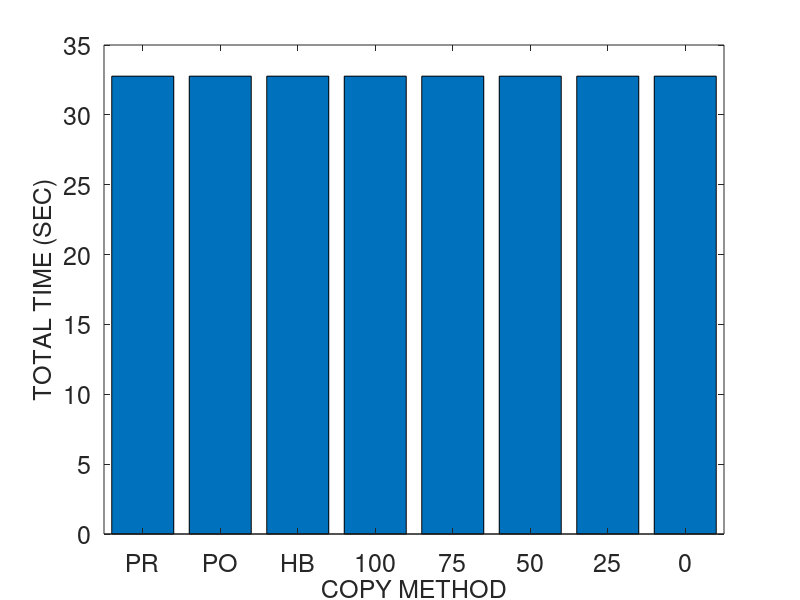
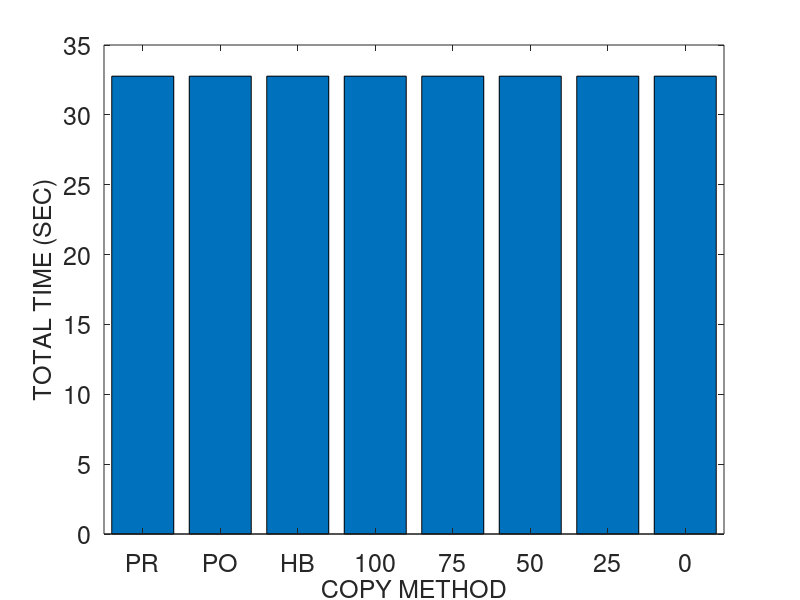
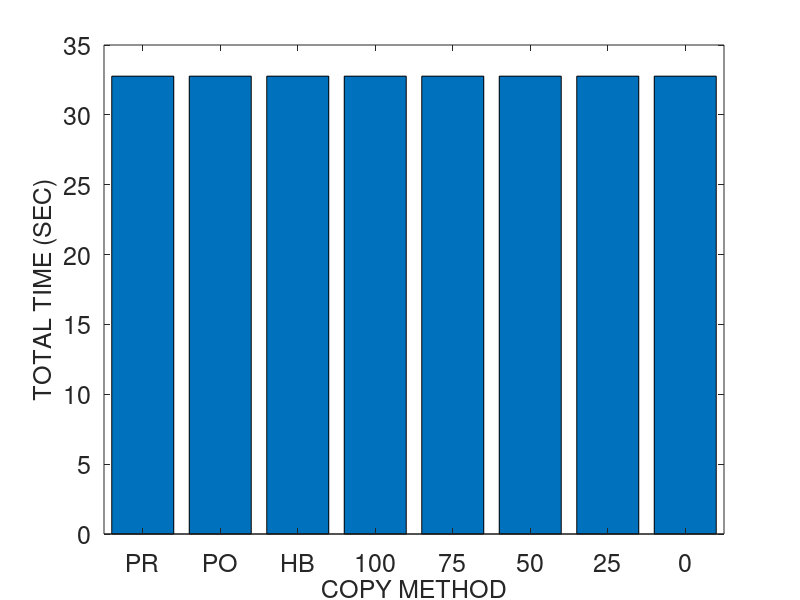
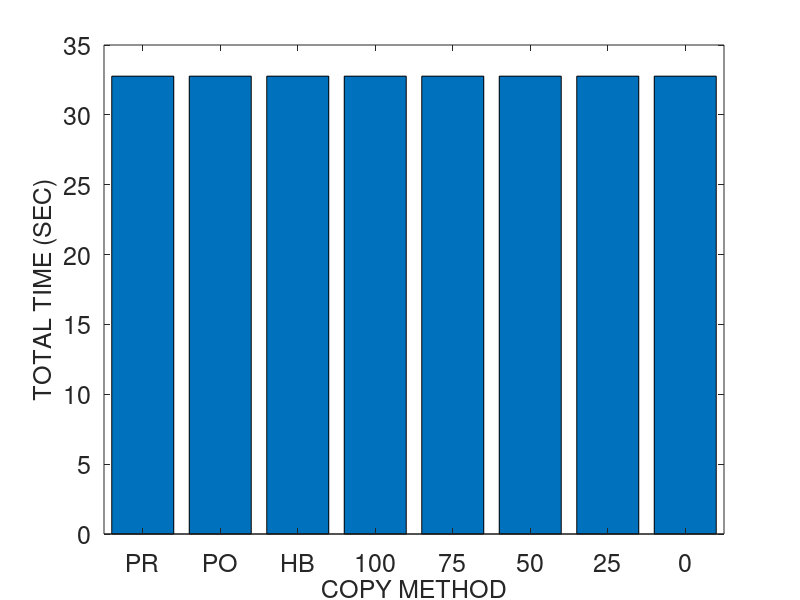

MATLAB code for these plots, in order:
% basic hybrid copy migration
	global wss numpages readrate dirtyrate pagesize b scinfo
	global totaltime downtime totaldata

% memory size in MB
r = 4096
r *= 1024 % convert to KB

% page dirty rate in percent (%): against to total memory pages
readrate = 100
prefix = strcat ("M4G_R", num2str(readrate))
readrate /= 100

dirtyrate = 0 
prefix = strcat (prefix, "_W", num2str(dirtyrate))
dirtyrate /= 100

% prediction accuracy 0 through 1
acc = 0

pagesize = 4 % in KB
numpages = r / pagesize

% delta compression rate
comp = 0.5 

% amount of CPU and device states in KB 
scinfo = 100

% working set size in number of pages
wss = numpages * 0.25

% 0: zero, 1: read, 2: dirtied, 3: inactive data
mem = zeros(1, numpages);

run = 1

%prefix = strcat (prefix, "_acc", num2str(acc), "_r", num2str(run))

% bandwidth in gbps
b = 1000 
b = b * 1024/8 % convert to KB

%fontsize = 10
fontsize = 18
%fontsize = 20

totaltime = 0;
downtime = 0;
totaldata = 0;

A = zeros(8, 3);

%%%%%%%%%%%%%%%%%%%%%%%%%%%%%%
% precopy migration
%%%%%%%%%%%%%%%%%%%%%%%%%%%%%%
fprintf('\n')
disp('==================== Precopy migration ====================')
% iterations
present = numpages * pagesize
iter = 0
while present > 50 && iter < 29 && totaldata < 4*r
	pretime = present / b
	totaltime += pretime
	totaldata += present
	present = numpages * pagesize * dirtyrate 
	%dirts = wss * dirtyrate
	iter += 1
end

% stop-and-copy phase
% stop conditions: 29 iterations, 50 pages, 4 memory size sent
scsent = scinfo + present * pagesize
downtime = scsent / b
totaltime += downtime
totaldata += scsent

% network fault rate
NFR = 0

A (1, 1) = totaltime;
A (1, 2) = downtime;
A (1, 3) = totaldata;

%%%%%%%%%%%%%%%%%%%%%%%%%%%%%%
% postcopy migration
%%%%%%%%%%%%%%%%%%%%%%%%%%%%%%
fprintf('\n')
disp('===================== Postcopy migration ======================')
totaltime = 0;
downtime = 0;
totaldata = 0;

% stop-and-copy phase
scsent = scinfo
downtime = scsent / b
totaltime += downtime
totaldata += scsent

% prepaging (bubbling) and on-demand paging
postsent = r
posttime = postsent/b
totaltime += posttime
totaldata += postsent
% network fault rate
NFR = 0.2

A (2, 1) = totaltime;
A (2, 2) = downtime;
A (2, 3) = totaldata;

%%%%%%%%%%%%%%%%%%%%%%%%%%%%%%
% hybrid copy migration
%%%%%%%%%%%%%%%%%%%%%%%%%%%%%%
fprintf('\n')
disp('==================== Hybrid copy migration ====================')
totaltime = 0;
downtime = 0;
totaldata = 0;

% precopy phase: single iteration
present = r
pretime = present / b
totaltime += pretime
totaldata += present

% stop-and-copy phase
bitmapsize = numpages * dirtyrate/8/1024 % KB
scsent = scinfo + bitmapsize
downtime = scsent / b
totaltime += downtime
totaldata += scsent

% postcopy phase: prepaging (bubbling) and on-demand paging
%dirts = wss * dirtyrate
dirts = numpages * dirtyrate
postsent = dirts * pagesize
posttime = postsent/b
totaltime += posttime
totaldata += postsent
% network fault rate
NFR = 0.2

A (3, 1) = totaltime;
A (3, 2) = downtime;
A (3, 3) = totaldata;

%%%%%%%%%%%%%%%%%%%%%%%%%%%%%%
% proactive hybrid copy migration
%%%%%%%%%%%%%%%%%%%%%%%%%%%%%%
%disp(char(10))
fprintf('\n')
disp('=============== Proactive hybrid copy migration ================')

function [tt, dt, td] = prohybrid(acc)
	global wss numpages readrate dirtyrate pagesize b scinfo
	global totaltime downtime totaldata

	totaltime = 0;
	downtime = 0;
	totaldata = 0;

% precopy phase
% LRU, PFR

% scan the dirtied pages
% for dirtied pages
% 	mark dirtied (1)
% 	mem(random (1, wss * 0.1))	
%randperm(int64(wss * 0.1));
% for read pages
% 	mark read (2)
% 	mem (random (wss * 0.1, wss * 0.2))

% for pages
% 	predict read/write

% send the pages most likely to be read and least likely to be dirtied
% do not send the pages most likely to be dirtied
% construct queue with the order of p1/p2
%reads = numpages * 0.4 
% total read rate = wss * read_rate = 0.25 * 0.16 = 0.04 (4%)
%read_rate = 0.16
%read_rate = 0.04 % 4% of total memory
% total write rate = wss * write_rate = 0.25 * 0.16 = 0.04 (4%)
%write_rate = 0.16
%write_rate = 0.04 % 4% of total memory
% simple case: readonly pages (RO) - zero dirtied pages 
%RO = 0.3
	pred_pages = numpages * readrate * acc

% LRU
% for LRU queue
% 	mark sent
%	insert the pages into cache and perform delta compression

	present = pred_pages * pagesize
	pretime = present/b
	totaltime += pretime
	totaldata += present

	% stop-and-copy phase
	% send the CPU and device states
	bitmapsize = numpages * dirtyrate / 8 / 1024 % KB
	scsent = scinfo + bitmapsize
	downtime = scsent/b
	totaltime += downtime
	totaldata += scsent

	% postcopy phase
	postsent = (numpages - pred_pages) * pagesize

	% exclude the predicted dirtied pages 
	pred_dirts = numpages * dirtyrate * acc
	postsent = (numpages - pred_pages - pred_dirts) * pagesize
	posttime = postsent/b
	totaltime += posttime
	totaldata += postsent
end

% network fault rate
NFR = 0.2

prohybrid(acc)
A (4, 1) = totaltime;
A (4, 2) = downtime;
A (4, 3) = totaldata;

acc = 0.25
prohybrid(acc);
A (5, 1) = totaltime;
A (5, 2) = downtime;
A (5, 3) = totaldata;

acc = 0.5
prohybrid(acc);
A (6, 1) = totaltime;
A (6, 2) = downtime;
A (6, 3) = totaldata;

acc = 0.75
prohybrid(acc);
A (7, 1) = totaltime;
A (7, 2) = downtime;
A (7, 3) = totaldata;

acc = 1
prohybrid(acc);
A (8, 1) = totaltime;
A (8, 2) = downtime;
A (8, 3) = totaldata

%%%%%%%%%%%%%%%%%%%%%%%%%%%%%%%%%%%%%%%%%%%%%%%%%%%%%%%
%                     plotting
% precopy
% postcopy
% hybrid
% pro-hybrid
%%%%%%%%%%%%%%%%%%%%%%%%%%%%%%%%%%%%%%%%%%%%%%%%%%%%%%%

%prefix = "M4G_R14W14_acc100_r1"
%prefix = strcat ("M4G_R", readrate, "W", dirtyrate, "acc", acc, "r", run)
%prefix = strcat (prefix, "W")
%prefix = strcat (prefix, dirtyrate)

dlmwrite (prefix, A, ' ')

%%%%%%%%%%%%%%%%%%%% total time %%%%%%%%%%%%%%%%%%%%%%
figure;
output = strcat(prefix, ".tt");
%output = prefix
%x = ['PRECOPY', 'POSTCOPY', 'HYBRID', 'PRO-HYBRID'];
%x = {'PRE', 'POST', 'HYBR', 'PROH100', 'PROH75', 'PROH50', 'PROH25', 'PROH0'};
x = {'PR', 'PO', 'HB', '100', '75', '50', '25', '0'};
%x = {'1', '2', '3', '4', '5', '6', '7', '8'};
xinterval = 2
xintervals = 1:xinterval:(xinterval*length(x));
%xintervals = 1:3:3*length(x);
%xintervals = 1:4:4*length(x);
%plot(x, A(:,2)/1000000, x, A(:,3)/1000000, '-.*');
%plot(A(:,2));

%xtics = 1:4:16
%bar(xtics, A(:,1))
%bar(A(:,1), XTicksLabelStyle = Diagonal)
bar(xintervals, A(:,1))
%bar(A(:,1))
%set(gca, 'XTick', 1:4:32, 'XTickLabel', x, 'FontSize', fontsize)
set(gca, 'XTick', xintervals, 'XTickLabel', x, 'FontSize', fontsize)
%set(gca, 'XTickLabel', x, 'FontSize', fontsize)
xlabel('COPY METHOD', 'FontSize', fontsize);
ylabel('TOTAL TIME (SEC)', 'FontSize', fontsize);
%legend('PRECOPY', 'POSTCOPY', 'HYBRID', 'PRO-HYBRID');
%bar(x, A(:,1))

saveas (1, strcat(output, ".png"));
saveas (1, strcat(output, ".eps"));
saveas (1, strcat(output, ".emf"));

%%%%%%%%%%%%%%%%%%%% downtime %%%%%%%%%%%%%%%%%%%%%%
figure;
output = strcat(prefix, ".dt");

%bar(A(:,2))
bar(xintervals, A(:,2))
%set(gca, 'XTick', 1:8, 'XTickLabel', x, 'FontSize', fontsize)
set(gca, 'XTick', xintervals, 'XTickLabel', x, 'FontSize', fontsize)
xlabel('COPY METHOD', 'FontSize', fontsize);
ylabel('DOWNTIME (SEC)', 'FontSize', fontsize);

saveas (1, strcat(output, ".png"));
saveas (1, strcat(output, ".eps"));
saveas (1, strcat(output, ".emf"));

%%%%%%%%%%%%%%%%%%%% total data %%%%%%%%%%%%%%%%%%%%%%
figure;
output = strcat(prefix, ".td");

%bar(A(:,3))
bar(xintervals, A(:,3))
%set(gca, 'XTick', 1:8, 'XTickLabel', x, 'FontSize', fontsize)
set(gca, 'XTick', xintervals, 'XTickLabel', x, 'FontSize', fontsize)
xlabel('COPY METHOD', 'FontSize', fontsize);
ylabel('TOTAL DATA (KB)', 'FontSize', fontsize);

saveas (1, strcat(output, ".png"));
saveas (1, strcat(output, ".eps"));
saveas (1, strcat(output, ".emf"));
